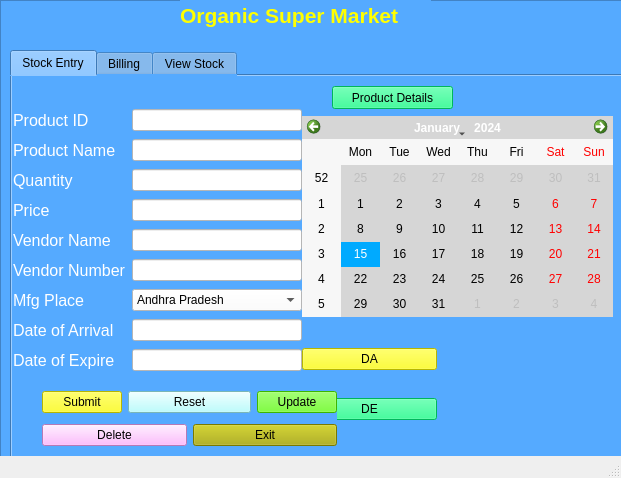
<?xml version="1.0" encoding="UTF-8"?>
<ui version="4.0">
 <class>MainWindow</class>
 <widget class="QMainWindow" name="MainWindow">
  <property name="geometry">
   <rect>
    <x>0</x>
    <y>0</y>
    <width>621</width>
    <height>478</height>
   </rect>
  </property>
  <property name="windowTitle">
   <string>MainWindow</string>
  </property>
  <widget class="QWidget" name="centralwidget">
   <widget class="QFrame" name="frame">
    <property name="geometry">
     <rect>
      <x>0</x>
      <y>0</y>
      <width>641</width>
      <height>461</height>
     </rect>
    </property>
    <property name="styleSheet">
     <string notr="true">background-color: rgb(85, 170, 255);</string>
    </property>
    <property name="frameShape">
     <enum>QFrame::StyledPanel</enum>
    </property>
    <property name="frameShadow">
     <enum>QFrame::Raised</enum>
    </property>
    <widget class="QTabWidget" name="tabWidget">
     <property name="geometry">
      <rect>
       <x>10</x>
       <y>50</y>
       <width>641</width>
       <height>441</height>
      </rect>
     </property>
     <property name="currentIndex">
      <number>0</number>
     </property>
     <widget class="QWidget" name="tab">
      <attribute name="title">
       <string>Stock Entry</string>
      </attribute>
      <widget class="QCalendarWidget" name="calendarWidget">
       <property name="geometry">
        <rect>
         <x>290</x>
         <y>40</y>
         <width>311</width>
         <height>201</height>
        </rect>
       </property>
       <property name="styleSheet">
        <string notr="true">background-color: rgb(214, 214, 214);
selection-background-color: rgb(0, 170, 255);</string>
       </property>
      </widget>
      <widget class="QWidget" name="layoutWidget">
       <property name="geometry">
        <rect>
         <x>1</x>
         <y>31</y>
         <width>289</width>
         <height>274</height>
        </rect>
       </property>
       <layout class="QGridLayout" name="gridLayout">
        <item row="0" column="1">
         <widget class="QLineEdit" name="id">
          <property name="styleSheet">
           <string notr="true">background-color: rgb(255, 255, 255);</string>
          </property>
         </widget>
        </item>
        <item row="0" column="0">
         <widget class="QLabel" name="label_2">
          <property name="font">
           <font>
            <pointsize>12</pointsize>
           </font>
          </property>
          <property name="styleSheet">
           <string notr="true">color: rgb(255, 255, 255);</string>
          </property>
          <property name="text">
           <string>Product ID</string>
          </property>
         </widget>
        </item>
        <item row="4" column="0">
         <widget class="QLabel" name="label_6">
          <property name="font">
           <font>
            <pointsize>12</pointsize>
           </font>
          </property>
          <property name="styleSheet">
           <string notr="true">color: rgb(255, 255, 255);</string>
          </property>
          <property name="text">
           <string>Vendor Name</string>
          </property>
         </widget>
        </item>
        <item row="4" column="1">
         <widget class="QLineEdit" name="vendname">
          <property name="styleSheet">
           <string notr="true">background-color: rgb(255, 255, 255);</string>
          </property>
         </widget>
        </item>
        <item row="5" column="0">
         <widget class="QLabel" name="label_7">
          <property name="font">
           <font>
            <pointsize>12</pointsize>
           </font>
          </property>
          <property name="styleSheet">
           <string notr="true">color: rgb(255, 255, 255);</string>
          </property>
          <property name="text">
           <string>Vendor Number</string>
          </property>
         </widget>
        </item>
        <item row="1" column="0">
         <widget class="QLabel" name="label_3">
          <property name="font">
           <font>
            <pointsize>12</pointsize>
           </font>
          </property>
          <property name="styleSheet">
           <string notr="true">color: rgb(255, 255, 255);</string>
          </property>
          <property name="text">
           <string>Product Name</string>
          </property>
         </widget>
        </item>
        <item row="2" column="1">
         <widget class="QLineEdit" name="quantity">
          <property name="styleSheet">
           <string notr="true">background-color: rgb(255, 255, 255);</string>
          </property>
         </widget>
        </item>
        <item row="3" column="1">
         <widget class="QLineEdit" name="price">
          <property name="styleSheet">
           <string notr="true">background-color: rgb(255, 255, 255);</string>
          </property>
         </widget>
        </item>
        <item row="2" column="0">
         <widget class="QLabel" name="label_4">
          <property name="font">
           <font>
            <pointsize>12</pointsize>
           </font>
          </property>
          <property name="styleSheet">
           <string notr="true">color: rgb(255, 255, 255);</string>
          </property>
          <property name="text">
           <string>Quantity</string>
          </property>
         </widget>
        </item>
        <item row="3" column="0">
         <widget class="QLabel" name="label_5">
          <property name="font">
           <font>
            <pointsize>12</pointsize>
           </font>
          </property>
          <property name="styleSheet">
           <string notr="true">color: rgb(255, 255, 255);</string>
          </property>
          <property name="text">
           <string>Price</string>
          </property>
         </widget>
        </item>
        <item row="5" column="1">
         <widget class="QLineEdit" name="vendnumber">
          <property name="styleSheet">
           <string notr="true">background-color: rgb(255, 255, 255);</string>
          </property>
         </widget>
        </item>
        <item row="1" column="1">
         <widget class="QLineEdit" name="name">
          <property name="styleSheet">
           <string notr="true">background-color: rgb(255, 255, 255);</string>
          </property>
         </widget>
        </item>
        <item row="7" column="1">
         <widget class="QLineEdit" name="arrival">
          <property name="styleSheet">
           <string notr="true">background-color: rgb(255, 255, 255);</string>
          </property>
         </widget>
        </item>
        <item row="8" column="1">
         <widget class="QLineEdit" name="expire">
          <property name="styleSheet">
           <string notr="true">background-color: rgb(255, 255, 255);</string>
          </property>
         </widget>
        </item>
        <item row="6" column="0">
         <widget class="QLabel" name="label_8">
          <property name="font">
           <font>
            <pointsize>12</pointsize>
           </font>
          </property>
          <property name="styleSheet">
           <string notr="true">color: rgb(255, 255, 255);</string>
          </property>
          <property name="text">
           <string>Mfg Place</string>
          </property>
         </widget>
        </item>
        <item row="8" column="0">
         <widget class="QLabel" name="label_10">
          <property name="font">
           <font>
            <pointsize>12</pointsize>
           </font>
          </property>
          <property name="styleSheet">
           <string notr="true">color: rgb(255, 255, 255);</string>
          </property>
          <property name="text">
           <string>Date of Expire</string>
          </property>
         </widget>
        </item>
        <item row="7" column="0">
         <widget class="QLabel" name="label_9">
          <property name="font">
           <font>
            <pointsize>12</pointsize>
           </font>
          </property>
          <property name="styleSheet">
           <string notr="true">color: rgb(255, 255, 255);</string>
          </property>
          <property name="text">
           <string>Date of Arrival</string>
          </property>
         </widget>
        </item>
        <item row="6" column="1">
         <widget class="QComboBox" name="comboBox">
          <property name="styleSheet">
           <string notr="true">background-color: rgb(255, 255, 255);</string>
          </property>
          <item>
           <property name="text">
            <string>Andhra Pradesh</string>
           </property>
          </item>
          <item>
           <property name="text">
            <string>Arunachal Pradesh</string>
           </property>
          </item>
          <item>
           <property name="text">
            <string>Assam</string>
           </property>
          </item>
          <item>
           <property name="text">
            <string>Bihar</string>
           </property>
          </item>
          <item>
           <property name="text">
            <string>Chhattisgarh</string>
           </property>
          </item>
          <item>
           <property name="text">
            <string>Goa</string>
           </property>
          </item>
          <item>
           <property name="text">
            <string>Gujarat</string>
           </property>
          </item>
          <item>
           <property name="text">
            <string>Haryana</string>
           </property>
          </item>
          <item>
           <property name="text">
            <string>Himachal Pradesh</string>
           </property>
          </item>
          <item>
           <property name="text">
            <string>Jharkand</string>
           </property>
          </item>
          <item>
           <property name="text">
            <string>Karnataka</string>
           </property>
          </item>
          <item>
           <property name="text">
            <string>Kerala</string>
           </property>
          </item>
          <item>
           <property name="text">
            <string>Madhya Pradesh</string>
           </property>
          </item>
          <item>
           <property name="text">
            <string>Maharashtra</string>
           </property>
          </item>
          <item>
           <property name="text">
            <string>Manipur</string>
           </property>
          </item>
          <item>
           <property name="text">
            <string>Meghalaya</string>
           </property>
          </item>
          <item>
           <property name="text">
            <string>Mizoram</string>
           </property>
          </item>
          <item>
           <property name="text">
            <string>Nagaland</string>
           </property>
          </item>
          <item>
           <property name="text">
            <string>Odissa</string>
           </property>
          </item>
          <item>
           <property name="text">
            <string>Punjab</string>
           </property>
          </item>
          <item>
           <property name="text">
            <string>Rajasthan</string>
           </property>
          </item>
          <item>
           <property name="text">
            <string>Sikkim</string>
           </property>
          </item>
          <item>
           <property name="text">
            <string>Tamilnadu</string>
           </property>
          </item>
          <item>
           <property name="text">
            <string>Telangana</string>
           </property>
          </item>
          <item>
           <property name="text">
            <string>Tripura</string>
           </property>
          </item>
          <item>
           <property name="text">
            <string>Uttarakand</string>
           </property>
          </item>
          <item>
           <property name="text">
            <string>UttarPradesh</string>
           </property>
          </item>
          <item>
           <property name="text">
            <string>West Bengal</string>
           </property>
          </item>
         </widget>
        </item>
       </layout>
      </widget>
      <widget class="QWidget" name="layoutWidget_2">
       <property name="geometry">
        <rect>
         <x>290</x>
         <y>250</y>
         <width>135</width>
         <height>117</height>
        </rect>
       </property>
       <layout class="QGridLayout" name="gridLayout_3">
        <item row="0" column="0">
         <widget class="QPushButton" name="da">
          <property name="styleSheet">
           <string notr="true">background-color: rgb(255, 255, 0);</string>
          </property>
          <property name="text">
           <string>DA</string>
          </property>
         </widget>
        </item>
        <item row="1" column="0">
         <widget class="QPushButton" name="de">
          <property name="styleSheet">
           <string notr="true">background-color: rgb(255, 255, 0);
background-color: rgb(0, 255, 127);</string>
          </property>
          <property name="text">
           <string>DE</string>
          </property>
         </widget>
        </item>
       </layout>
      </widget>
      <widget class="QPushButton" name="product">
       <property name="geometry">
        <rect>
         <x>320</x>
         <y>10</y>
         <width>121</width>
         <height>23</height>
        </rect>
       </property>
       <property name="styleSheet">
        <string notr="true">background-color: rgb(255, 255, 0);
background-color: rgb(0, 255, 127);</string>
       </property>
       <property name="text">
        <string>Product Details</string>
       </property>
      </widget>
      <widget class="QWidget" name="layoutWidget_3">
       <property name="geometry">
        <rect>
         <x>30</x>
         <y>310</y>
         <width>295</width>
         <height>65</height>
        </rect>
       </property>
       <layout class="QGridLayout" name="gridLayout_2">
        <item row="0" column="0">
         <widget class="QPushButton" name="submit">
          <property name="styleSheet">
           <string notr="true">background-color: rgb(255, 255, 0);</string>
          </property>
          <property name="text">
           <string>Submit</string>
          </property>
         </widget>
        </item>
        <item row="0" column="1" colspan="2">
         <widget class="QPushButton" name="reset">
          <property name="styleSheet">
           <string notr="true">background-color: rgb(170, 255, 255);</string>
          </property>
          <property name="text">
           <string>Reset</string>
          </property>
         </widget>
        </item>
        <item row="0" column="3">
         <widget class="QPushButton" name="update">
          <property name="styleSheet">
           <string notr="true">background-color: rgb(85, 255, 0);</string>
          </property>
          <property name="text">
           <string>Update</string>
          </property>
         </widget>
        </item>
        <item row="1" column="0" colspan="2">
         <widget class="QPushButton" name="delete_2">
          <property name="styleSheet">
           <string notr="true">background-color: rgb(255, 170, 255);</string>
          </property>
          <property name="text">
           <string>Delete</string>
          </property>
         </widget>
        </item>
        <item row="1" column="2" colspan="2">
         <widget class="QPushButton" name="exit">
          <property name="styleSheet">
           <string notr="true">background-color: rgb(170, 170, 0);</string>
          </property>
          <property name="text">
           <string>Exit</string>
          </property>
         </widget>
        </item>
       </layout>
      </widget>
     </widget>
     <widget class="QWidget" name="tab_2">
      <attribute name="title">
       <string>Billing</string>
      </attribute>
      <widget class="QLabel" name="label_11">
       <property name="geometry">
        <rect>
         <x>20</x>
         <y>40</y>
         <width>101</width>
         <height>16</height>
        </rect>
       </property>
       <property name="font">
        <font>
         <pointsize>14</pointsize>
        </font>
       </property>
       <property name="styleSheet">
        <string notr="true">color: rgb(255, 255, 255);</string>
       </property>
       <property name="text">
        <string>Product Id</string>
       </property>
      </widget>
      <widget class="QLineEdit" name="lineEdit_10">
       <property name="geometry">
        <rect>
         <x>130</x>
         <y>40</y>
         <width>61</width>
         <height>20</height>
        </rect>
       </property>
       <property name="styleSheet">
        <string notr="true">background-color: rgb(255, 255, 255);</string>
       </property>
      </widget>
      <widget class="QLineEdit" name="lineEdit_11">
       <property name="geometry">
        <rect>
         <x>290</x>
         <y>40</y>
         <width>61</width>
         <height>20</height>
        </rect>
       </property>
       <property name="styleSheet">
        <string notr="true">background-color: rgb(255, 255, 255);</string>
       </property>
      </widget>
      <widget class="QLabel" name="label_12">
       <property name="geometry">
        <rect>
         <x>200</x>
         <y>40</y>
         <width>81</width>
         <height>21</height>
        </rect>
       </property>
       <property name="font">
        <font>
         <pointsize>14</pointsize>
        </font>
       </property>
       <property name="styleSheet">
        <string notr="true">color: rgb(255, 255, 255);</string>
       </property>
       <property name="text">
        <string>Quantity</string>
       </property>
      </widget>
      <widget class="QPushButton" name="add">
       <property name="geometry">
        <rect>
         <x>370</x>
         <y>40</y>
         <width>75</width>
         <height>23</height>
        </rect>
       </property>
       <property name="styleSheet">
        <string notr="true">background-color: rgb(170, 255, 255);</string>
       </property>
       <property name="text">
        <string>Add</string>
       </property>
      </widget>
      <widget class="QTextEdit" name="textEdit">
       <property name="geometry">
        <rect>
         <x>20</x>
         <y>70</y>
         <width>501</width>
         <height>211</height>
        </rect>
       </property>
       <property name="styleSheet">
        <string notr="true">background-color: rgb(255, 255, 255);</string>
       </property>
      </widget>
      <widget class="QLabel" name="label_13">
       <property name="geometry">
        <rect>
         <x>270</x>
         <y>300</y>
         <width>151</width>
         <height>20</height>
        </rect>
       </property>
       <property name="font">
        <font>
         <pointsize>14</pointsize>
        </font>
       </property>
       <property name="styleSheet">
        <string notr="true">color: rgb(255, 255, 0);</string>
       </property>
       <property name="text">
        <string/>
       </property>
       <property name="alignment">
        <set>Qt::AlignCenter</set>
       </property>
      </widget>
      <widget class="QLabel" name="label_14">
       <property name="geometry">
        <rect>
         <x>90</x>
         <y>300</y>
         <width>151</width>
         <height>20</height>
        </rect>
       </property>
       <property name="font">
        <font>
         <pointsize>14</pointsize>
        </font>
       </property>
       <property name="styleSheet">
        <string notr="true">color: rgb(255, 255, 0);
color: rgb(255, 255, 255);</string>
       </property>
       <property name="text">
        <string>Total Bill</string>
       </property>
       <property name="alignment">
        <set>Qt::AlignCenter</set>
       </property>
      </widget>
     </widget>
     <widget class="QWidget" name="tab_3">
      <attribute name="title">
       <string>View Stock</string>
      </attribute>
      <widget class="QPushButton" name="view">
       <property name="geometry">
        <rect>
         <x>230</x>
         <y>10</y>
         <width>75</width>
         <height>23</height>
        </rect>
       </property>
       <property name="styleSheet">
        <string notr="true">background-color: rgb(255, 170, 255);</string>
       </property>
       <property name="text">
        <string>View Stock</string>
       </property>
      </widget>
      <widget class="QTableWidget" name="tableWidget">
       <property name="geometry">
        <rect>
         <x>0</x>
         <y>50</y>
         <width>611</width>
         <height>251</height>
        </rect>
       </property>
       <property name="styleSheet">
        <string notr="true">background-color: rgb(235, 235, 235);</string>
       </property>
       <column>
        <property name="text">
         <string>Product Id</string>
        </property>
       </column>
       <column>
        <property name="text">
         <string>Product Name</string>
        </property>
       </column>
       <column>
        <property name="text">
         <string>Quantity</string>
        </property>
       </column>
       <column>
        <property name="text">
         <string>Price</string>
        </property>
       </column>
       <column>
        <property name="text">
         <string>Vendor Name</string>
        </property>
       </column>
       <column>
        <property name="text">
         <string>Vendor Number</string>
        </property>
       </column>
       <column>
        <property name="text">
         <string>Place</string>
        </property>
       </column>
       <column>
        <property name="text">
         <string>Date of Arrival</string>
        </property>
       </column>
       <column>
        <property name="text">
         <string>Date of Expiry</string>
        </property>
       </column>
      </widget>
     </widget>
    </widget>
    <widget class="QLabel" name="label">
     <property name="geometry">
      <rect>
       <x>180</x>
       <y>0</y>
       <width>251</width>
       <height>31</height>
      </rect>
     </property>
     <property name="font">
      <font>
       <pointsize>16</pointsize>
       <weight>75</weight>
       <bold>true</bold>
      </font>
     </property>
     <property name="styleSheet">
      <string notr="true">color: rgb(255, 255, 0);</string>
     </property>
     <property name="text">
      <string>Organic Super Market</string>
     </property>
    </widget>
   </widget>
  </widget>
  <widget class="QStatusBar" name="statusbar"/>
 </widget>
 <tabstops>
  <tabstop>id</tabstop>
  <tabstop>name</tabstop>
  <tabstop>quantity</tabstop>
  <tabstop>price</tabstop>
  <tabstop>vendname</tabstop>
  <tabstop>vendnumber</tabstop>
  <tabstop>comboBox</tabstop>
  <tabstop>arrival</tabstop>
  <tabstop>expire</tabstop>
  <tabstop>submit</tabstop>
  <tabstop>reset</tabstop>
  <tabstop>update</tabstop>
  <tabstop>delete_2</tabstop>
  <tabstop>exit</tabstop>
  <tabstop>da</tabstop>
  <tabstop>de</tabstop>
  <tabstop>calendarWidget</tabstop>
  <tabstop>product</tabstop>
  <tabstop>tabWidget</tabstop>
  <tabstop>lineEdit_10</tabstop>
  <tabstop>lineEdit_11</tabstop>
  <tabstop>add</tabstop>
  <tabstop>textEdit</tabstop>
  <tabstop>view</tabstop>
  <tabstop>tableWidget</tabstop>
 </tabstops>
 <resources/>
 <connections/>
</ui>
